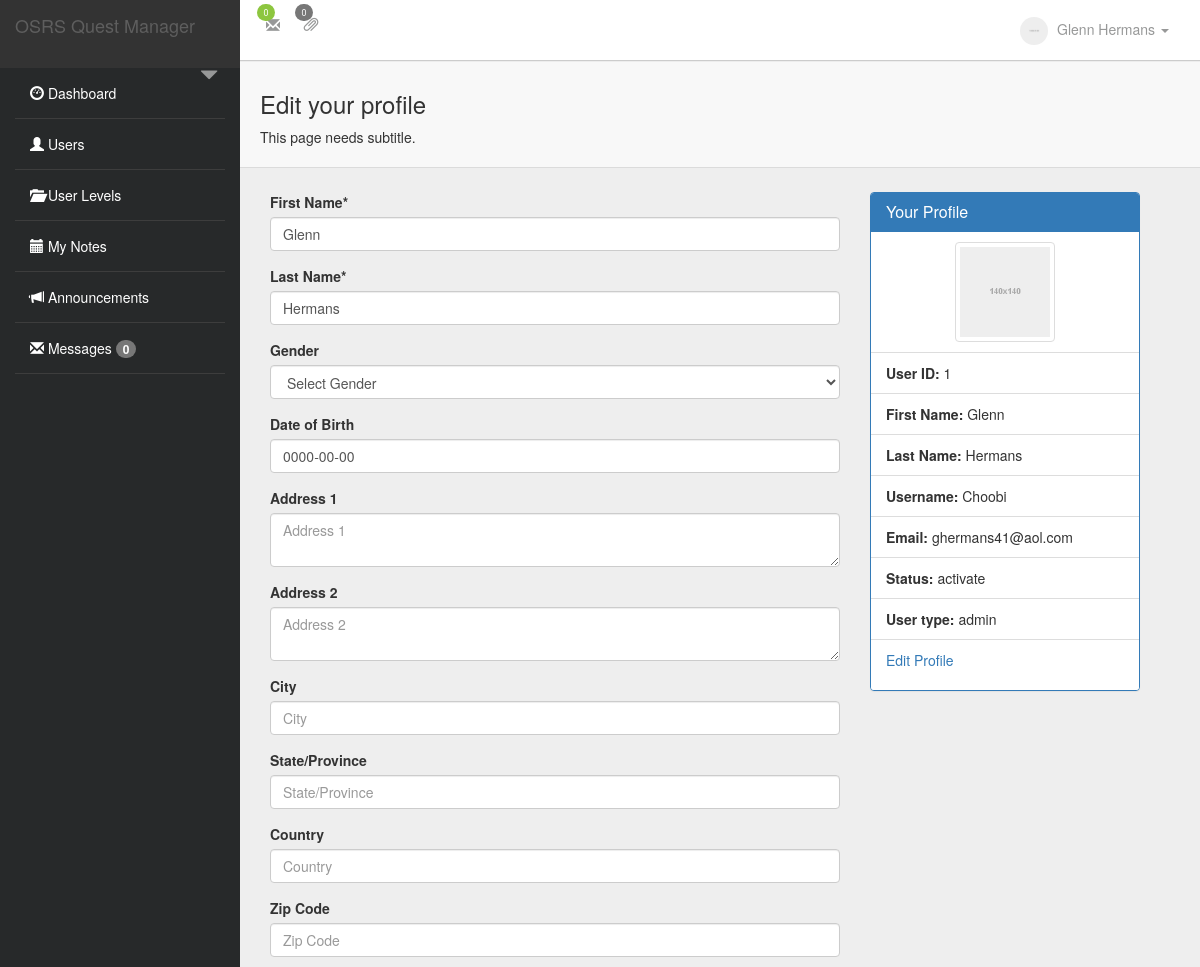
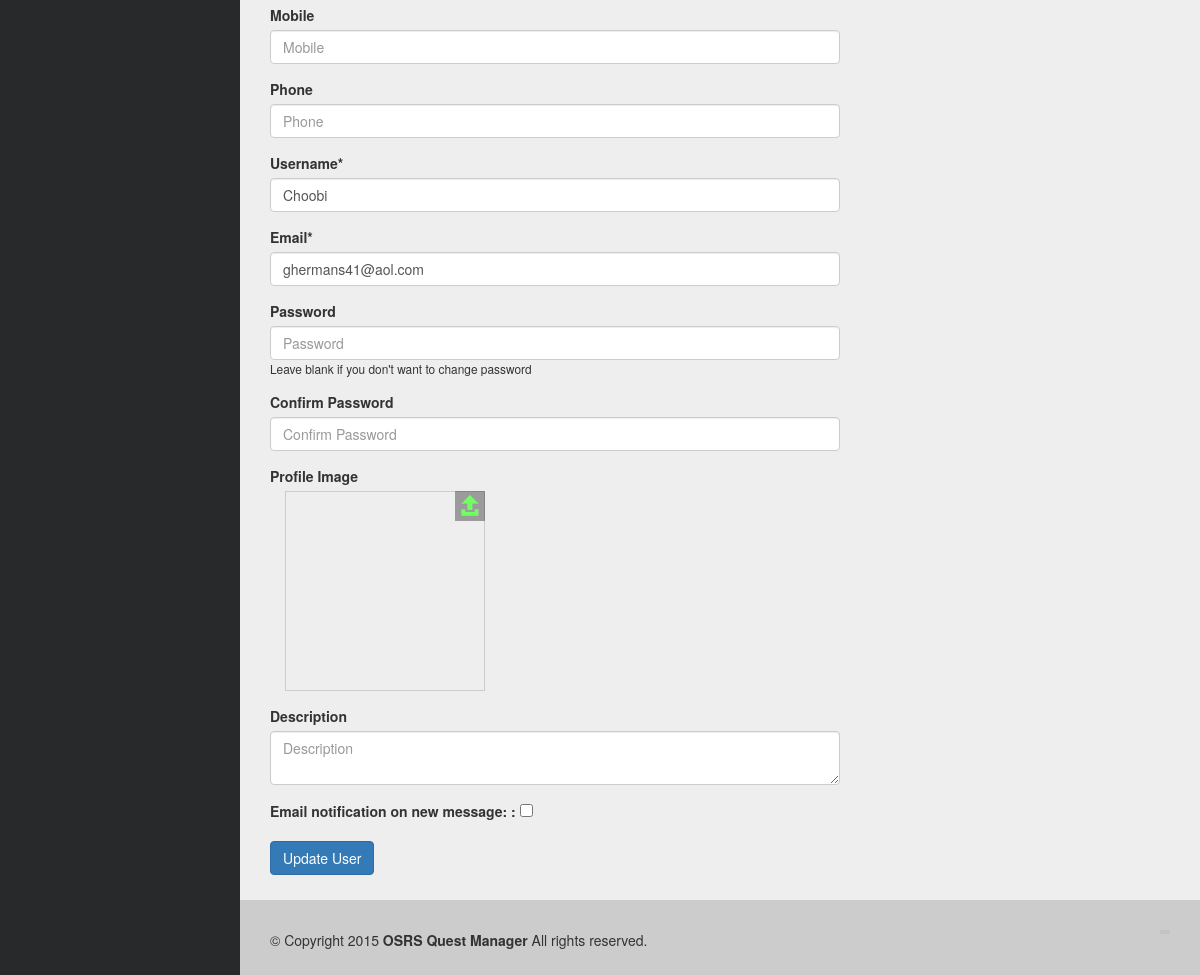
The page /usersystem/edit_profile.php?user_id=1 (signed in) on the database its author committed (2 pictures, top to bottom).
### tables this page shows
CREATE TABLE IF NOT EXISTS `options` (
  `option_id` bigint(20) NOT NULL,
  `option_name` varchar(500) NOT NULL,
  `option_value` varchar(500) NOT NULL
);

CREATE TABLE IF NOT EXISTS `users` (
  `user_id` bigint(20) NOT NULL,
  `first_name` varchar(100) NOT NULL,
  `last_name` varchar(100) NOT NULL,
  `gender` varchar(50) NOT NULL,
  `date_of_birth` date NOT NULL,
  `address1` varchar(200) NOT NULL,
  `address2` varchar(200) NOT NULL,
  `city` varchar(100) NOT NULL,
  `state` varchar(100) NOT NULL,
  `country` varchar(100) NOT NULL,
  `zip_code` varchar(100) NOT NULL,
  `mobile` varchar(200) NOT NULL,
  `phone` varchar(200) NOT NULL,
  `username` varchar(100) NOT NULL,
  `email` varchar(200) NOT NULL,
  `password` varchar(200) NOT NULL,
  `profile_image` varchar(500) NOT NULL,
  `description` varchar(600) NOT NULL,
  `status` varchar(100) NOT NULL,
  `activation_key` varchar(100) NOT NULL,
  `date_register` date NOT NULL,
  `user_type` varchar(100) NOT NULL
);

CREATE TABLE IF NOT EXISTS `user_meta` (
  `user_meta_id` bigint(20) NOT NULL,
  `user_id` bigint(20) NOT NULL,
  `message_email` varchar(50) NOT NULL,
  `last_login_time` datetime NOT NULL,
  `last_login_ip` varchar(120) NOT NULL,
  `login_attempt` bigint(20) NOT NULL,
  `login_lock` varchar(50) NOT NULL
);

### usersystem/includes/functions.php (called while the page is built, shortened)
<?php
	function get_option($option_name) {
		global $db;
		$query = "SELECT * from options WHERE option_name='".$option_name."'";
		$result = $db->query($query) or die($db->error);
		$row = $result->fetch_array();
		$option_value = stripslashes($row['option_value']);
		return $option_value;
	}

### usersystem/system_load.php (called while the page is built, shortened)
<?php
	include('includes/db_connect.php');
	include('includes/functions.php');
	global $db;
	include('classes/users.php');
	if(isset($_SESSION['user_id'])):
		$new_user = new Users;
		if($new_user->get_user_info($_SESSION['user_id'], 'profile_image') == '') {
			$profile_img = 'images/thumb.png';
		} else {
			$profile_img = $new_user->get_user_info($_SESSION['user_id'], 'profile_image');
		}
	endif;

### usersystem/classes/users.php (called while the page is built, shortened)
<?php
class Users {
	function get_user_meta($user_id, $term) {
		global $db;
		$query = "SELECT * from user_meta WHERE user_id='".$user_id."'";
		$result = $db->query($query) or die($db->error);
		$row = $result->fetch_array();
		return $row[$term];
	}
	function get_user_info($user_id, $term) {
		global $db;
		$query = "SELECT * from users WHERE user_id='".$user_id."'";
		$result = $db->query($query) or die($db->error);
		$row = $result->fetch_array();
		return $row[$term];
	}
	function set_user($user_id, $user_type, $login_user) {
		 global $db;
		 global $language;
		 if($user_type == 'admin') {
			$query = 'SELECT * from users WHERE user_id="'.$user_id.'"';
		 } else if($user_id == $login_user) {
		 	$query = 'SELECT * from users WHERE user_id="'.$user_id.'"';
		 } else {
		 	echo $language["trying_do_to_illegal"];
		 }
		$result = $db->query($query) or die($db->error);
		$row = $result->fetch_array();
		$this->first_name = $row['first_name'];
		$this->last_name = $row['last_name'];
		$this->date_of_birth = $row['date_of_birth'];
		$this->city = $row['city'];
		$this->state = $row['state'];
		$this->country = $row['country'];
		$this->zip_code = $row['zip_code'];
		$this->mobile = $row['mobile'];
		$this->phone = $row['phone'];
		$this->username = $row['username'];
		$this->email = $row['email'];
	}
}

### usersystem/edit_profile.php (the view, shortened to what this page needs)
<?php
	include('system_load.php');
	$new_user = new Users;
	if(isset($_GET['user_id']) && $_GET['user_id'] != '') {
		$new_user->set_user($_GET['user_id'], $_SESSION['user_type'], $_SESSION['user_id']);
	}
	require_once("includes/header.php");
	?>
                    <div class="col-sm-8">
                    <form action="<?php $_SERVER['PHP_SELF']?>" id="add_user" name="user" method="post" enctype="multipart/form-data">
                    	<div class="form-group">
                        	<label class="control-label"><?php echo $language['first_name']; ?>*</label>
                            <input type="text" name="first_name" class="form-control" placeholder="<?php echo $language['enter_first_name']; ?>" value="<?php echo $new_user->first_name; ?>" required="required" />
                        </div>
                        <div class="form-group">
                        	<label class="control-label"><?php echo $language['last_name']; ?>*</label>
                            <input type="text" name="last_name" class="form-control" placeholder="<?php echo $language['enter_last_name']; ?>" value="<?php echo $new_user->last_name; ?>" required="required" />
                        </div>
                        <div class="form-group">
                        	<label class="control-label"><?php echo $language['gender']; ?></label>
                            <select class="form-control" name="gender">
                            	<option vale=''><?php echo $language['select_gender']; ?></option>
                            </select>
                        </div>
                        <div class="form-group">
                        	<label class="control-label"><?php echo $language['date_of_birth']; ?></label>
                            <input type="text" name="date_of_birth" class="form-control" placeholder="<?php echo $language['date_of_birth']; ?> 2013-12-03" value="<?php echo $new_user->date_of_birth; ?>" />
                        </div>
                        <div class="form-group">
                        	<label class="control-label"><?php echo $language['address']; ?> 1</label>
                            <textarea name="address1" class="form-control" placeholder="<?php echo $language['address']; ?> 1"><?php echo $new_user->address1; ?></textarea>
                        </div>
                        <div class="form-group">
                        	<label class="control-label"><?php echo $language['address']; ?> 2</label>
                            <textarea name="address2" class="form-control" placeholder="<?php echo $language['address']; ?> 2"><?php echo $new_user->address2; ?></textarea>
                        </div>
                        <div class="form-group">
                        	<label class="control-label"><?php echo $language['city']; ?></label>
                            <input type="text" name="city" class="form-control" placeholder="<?php echo $language['city']; ?>" value="<?php echo $new_user->city; ?>" />
                        </div>
                        <div class="form-group">
                        	<label class="control-label"><?php echo $language['state_province']; ?></label>
                            <input type="text" name="state" class="form-control" placeholder="<?php echo $language['state_province']; ?>" value="<?php echo $new_user->state; ?>" />
                        </div>
                        <div class="form-group">
                        	<label class="control-label"><?php echo $language['country']; ?></label>
                            <input type="text" name="country" class="form-control" placeholder="<?php echo $language['country']; ?>" value="<?php echo $new_user->country; ?>" />
                        </div>
                        <div class="form-group">
                        	<label class="control-label"><?php echo $language['zip_code']; ?></label>
                            <input type="text" name="zip_code" class="form-control" placeholder="<?php echo $language['zip_code']; ?>" value="<?php echo $new_user->zip_code; ?>" />
                        </div>
                        <div class="form-group">
                        	<label class="control-label"><?php echo $language['mobile']; ?></label>
                            <input type="text" name="mobile" class="form-control" placeholder="<?php echo $language['mobile']; ?>" value="<?php echo $new_user->mobile; ?>" />
                        </div>
                        <div class="form-group">
                        	<label class="control-label"><?php echo $language['phone']; ?></label>
                            <input type="text" name="phone" class="form-control" placeholder="<?php echo $language['phone']; ?>" value="<?php echo $new_user->phone; ?>" />
                        </div>
                        <div class="form-group">
                        	<label class="control-label"><?php echo $language['username']; ?>*</label>
                            <input type="text" class="form-control" name="username" placeholder="<?php echo $language['username']; ?>" value="<?php echo $new_user->username; ?>" required="required" />
                        </div>
                        <div class="form-group">
                        	<label class="control-label"><?php echo $language['email']; ?>*</label>
                            <input type="text" class="form-control" name="email" placeholder="<?php echo $language['your_email_address']; ?>" value="<?php echo $new_user->email; ?>" required="required" />
                        </div>
                        <div class="form-group">
                        	<label class="control-label"><?php echo $language['password']; ?></label>
                            <input type="password" class="form-control" name="password" placeholder="<?php echo $language['password']; ?>" value="" /><small><?php echo $language['dont_want_to_change']; ?></small>
                        </div>
                        <div class="form-group">
                        	<label class="control-label"><?php echo $language['confirm_password']; ?></label>
                            <input class="form-control" type="password" name="confirm_password" placeholder="<?php echo $language['confirm_password']; ?>" value="" />
                        </div>
                        <div class="form-group">
                        	<label class="control-label"><?php echo $language['profile_image']; ?></label>
                            <div class="col-lg-4 ">
                                <div id="cropContaineroutput"></div>
                            </div>
                                <div class="clearfix"></div>
                        </div>
                        <div class="form-group">
                        	<label class="control-label"><?php echo $language['description']; ?></label>
                            <textarea name="description" class="form-control" placeholder="<?php echo $language['description']; ?>"><?php echo $new_user->description; ?></textarea>
                        </div>
                        <div class="form-group">
                        <label class="control-label"><?php echo $language['notify_user_on_message']; ?>:</label>
                        <input type="checkbox" name="message_email_notification" <?php if($new_user->get_user_meta($_SESSION['user_id'], 'message_email') == '1'){echo 'checked="checked"'; }?> value="1" />
                        </div>
						<input type="submit" value="<?php echo $language['update_user']; ?>" class="btn btn-primary" />
                    </form>
	</div>
<?php
	require_once('includes/sidebar.php');
?>
<?php
	require_once("includes/footer.php");
?>

### usersystem/includes/admin_nav.php (shortened to what this page needs)
    <div class="sidebar-menu">
    	<nav class="navbar navbar-default" role="navigation">
  		<div class="navbar-header">
    			<a class="navbar-brand" href="dashboard.php"><?php echo get_option('site_name'); ?></a>
                        <div class="settings-icon">
						<a href="#collapseExample" data-toggle="collapse" title="View user detail" data-animate="true">
							<i class="glyphicon glyphicon-triangle-bottom"></i>
						</a>
						</div>
  	</div>
  <div class="collapse navbar-collapse navbar-ex1-collapse">
    <ul class="nav navbar-nav">
	    <li><a href="dashboard.php"><span class="glyphicon glyphicon-dashboard"></span> <?php echo $language['dashboard']; ?></a>
        </li>
        <li><a href="users.php"><span class="glyphicon glyphicon-user"></span> <?php echo $language['users']; ?></a>
        </li>
        <li><a href="user_levels.php"><span class="glyphicon glyphicon-folder-open"></span>  <?php echo $language['user_levels']; ?></a>
        </li>
        <li><a href="notes.php"><i class="glyphicon glyphicon-calendar"></i> <?php echo $language['my_notes']; ?></a>
        </li>
        <li><a href="announcements.php"><span class="glyphicon glyphicon-bullhorn"></span> Announcements</a>
        </li>
        <li><a href="messages.php"><span class="glyphicon glyphicon-envelope"></span> <?php echo $language['messages']; ?> <span class="badge"><?php $message_obj->unread_count(); ?></span></a>
        </li>
    </ul>
  </div>
</nav>
</div>

### usersystem/includes/top_bar.php (shortened to what this page needs)
<div class="top_section">
   	<nav class="navbar user-info-navbar"  role="navigation">
			<ul class="user-info-menu left-links list-inline list-unstyled">
				<li class="dropdown hover-line">
					<a href="#" class="dropdown-toggle" data-toggle="dropdown">
						<i class="glyphicon glyphicon-envelope"></i>
						<span class="badge badge-green"><?php $message_obj->unread_count(); ?></span>
					</a>
				</li>
				<li class="dropdown hover-line">
					<a href="#" class="dropdown-toggle" data-toggle="dropdown">
						<i class="glyphicon glyphicon-paperclip"></i>
						<span class="badge"><?php $notes_obj->notes_count(); ?></span>
					</a>
				</li>
		</ul>
			<ul class="user-info-menu right-links list-inline list-unstyled">
				<li class="dropdown user-profile">
					<a href="#" class="dropdown-toggle" data-toggle="dropdown">
						<img src="<?php echo $profile_img; ?>" alt="user-image" class="img-circle img-inline userpic-32" width="28" />
						<span>
							<?php echo $new_user->get_user_info($_SESSION['user_id'], 'first_name'); ?> <?php echo $new_user->get_user_info($_SESSION['user_id'], 'last_name'); ?>
							<b class="caret"></b>
						</span>
					</a>
				</li>
			</ul>
		</nav>
   </div>

### usersystem/includes/sidebar.php
<div class="col-sm-4">
    <div class="panel panel-primary">
        <div class="panel-heading">
          <h3 class="panel-title"><?php echo $language['your_profile']; ?></h3>
        </div>
            <ul class="list-group">
            	<li class="list-group-item"><center><img src="<?php echo $profile_img; ?>" class="img-thumbnail" style="width:100px" /></center></li>
                <li class="list-group-item"><strong><?php echo $language['user_id']; ?>:</strong> <?php echo $_SESSION['user_id']; ?></li>
                <li class="list-group-item"><strong><?php echo $language['first_name']; ?>:</strong> <?php echo $new_user->get_user_info($_SESSION['user_id'], 'first_name'); ?></li>
                <li class="list-group-item"><strong><?php echo $language['last_name']; ?>:</strong> <?php echo $new_user->get_user_info($_SESSION['user_id'], 'last_name');; ?></li>
                <li class="list-group-item"><strong><?php echo $language['username']; ?>:</strong> <?php echo $new_user->get_user_info($_SESSION['user_id'], 'username');; ?></li>
                <li class="list-group-item"><strong><?php echo $language['email']; ?>:</strong> <?php echo $new_user->get_user_info($_SESSION['user_id'], 'email');; ?></li>
                <li class="list-group-item"><strong><?php echo $language['user_status']; ?>:</strong> <?php echo $new_user->get_user_info($_SESSION['user_id'], 'status');; ?></li>
                <li class="list-group-item"><strong><?php echo $language['user_type']; ?>:</strong> <?php echo $new_user->get_user_info($_SESSION['user_id'], 'user_type');; ?></li>
                <li class="list-group-item"><p><a href="edit_profile.php?user_id=<?php echo $_SESSION['user_id']; ?>"><?php echo $language['edit_profile']; ?></a></p></li>
            </ul>
    </div>
</div>

### usersystem/includes/footer.php (shortened to what this page needs)
</div>
<footer class="main-footer sticky footer-type-1">
    <div class="footer-inner">
        <div class="footer-text">
            &copy; <?php echo $language['copyright']; ?> <?php echo date('Y'); ?>
            <strong><?php echo get_option('site_name'); ?></strong> <?php echo $language['all_rights_reserved']; ?>
        </div>
        <div class="go-up">
            <a href="#" rel="go-top">
            </a>
        </div>
    </div>
</footer>
	</div>
		</div>
</body>
</html>

### rows shown on the page
options: option_value "OSRS Quest Manager"
users: first_name "Glenn", last_name "Hermans", date_of_birth "0000-00-00", username "Choobi", email "ghermans41@aol.com", status "activate", user_type "admin"

### other values the page prints
$language['dashboard'] "Dashboard"
$language['users'] "Users"
$language['user_levels'] "User Levels"
$language['my_notes'] "My Notes"
$language['messages'] "Messages"
$result->num_rows "0 0"
$result->num_rows "0"
$page_title "Edit your profile"
$language['first_name'] "First Name"
$language['last_name'] "Last Name"
$language['gender'] "Gender"
$language['date_of_birth'] "Date of Birth"
$language['address'] "Address"
$language['city'] "City"
$language['state_province'] "State/Province"
